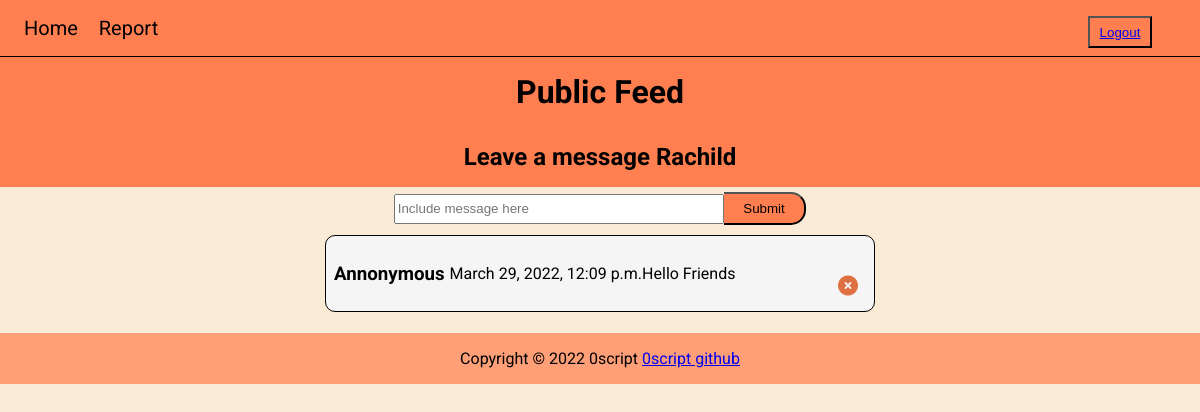
The page / (signed in) on the database its author committed.
### feedapp/models.py (models this page shows, shortened)
class User(AbstractUser):
    tel=models.CharField(max_length=30)
    pass

class Post(models.Model):
    user=models.ForeignKey(settings.AUTH_USER_MODEL, on_delete=models.CASCADE,default=22)
    text=models.CharField(max_length=280)
    date_posted=models.DateTimeField(auto_now_add=True)
    hidden=models.BooleanField(default=False)
    date_hiden=models.DateTimeField(blank=True,null=True)
    hidden_by=models.ForeignKey(settings.AUTH_USER_MODEL,
        on_delete=models.CASCADE,
        blank=True,
        null=True,
        related_name='Janny Who Hide+')

### feedapp/views.py (the view)
# urls.py: path('',index_view,name='index'),
def index_view(request,pk='',*args, **kwargs):
    template_name='feedapp/index.html'
    print(request.user)
    print('the id')
    print(request.user.id)
    form=PostForm(request.POST or None)
    posts=Post.objects.filter(hidden=False).order_by('-date_posted').all()
    if form.is_valid():
        print('is valid')
        form.save()
        form=PostForm()
    if request.user.is_authenticated:
        context={
            'username':request.user.username,
            'form':form,
            'posts':posts,
        }
    else:
        context={
            'username':'',
            'form':form,
            'posts':posts,
        }
    return render(request, template_name,context)

### feedapp/forms.py
class PostForm(forms.ModelForm):
    text=forms.CharField(
        max_length=255,
        required=True,
        label='',
        widget=forms.TextInput(
            attrs={
                'placeholder':'Include message here',
                'type':'input',
                'class':'message',
            }
        )
    )
    class Meta:
        model=Post
        fields=('text',)

### feedapp/templates/feedapp/index.html (shortened to what this page needs)
{% extends 'base.html' %}
    {% block main_title %}Public Feed{% endblock main_title %}
    {% block sub_title %}
        {% if user.username %}
            Leave a message {{ user.username }}
        {% else %}
            Leave a anonymous message ..
        {% endif %}
    {% endblock sub_title %}
    {% block content %}
        <div class="feed-container">
            {% include 'feedapp/postform.html' %}
            {%include 'feedapp/listpost.html' %}
    {% endblock %}

### feedapp/templates/feedapp/listpost.html (shortened to what this page needs)
<div class="contain-feed">
    {% for post in posts  %}
        <div class="feed">
			<div class="message-header">
				<h3 class="message-title">
					{{post.user}}
                </h3>
			    <p class="message-head-info">{{ post.date_posted }}</p>
				<div class="message">
					{{ post.text }}
				</div>
				<button><i class="fa-solid fa-circle-xmark"></i></button>
            </div>
        </div>
    {% endfor %}

### staticfiles/css/css.css (style rules this page uses)
* { box-sizing: border-box; }
body { font-family: 'Roboto', sans-serif; margin: 0; background-color: antiquewhite; }
div.feed { position: relative; border-radius: 10px; padding: 0.5rem; border: solid 1px black; margin: 5px; color: black; background-color: whitesmoke; }
div.message-header { display: flex; flex-direction: row; align-items: center; }
div.message-header h3 { margin-right: 5px; }
div.feed button { border: none; background-color: transparent; outline: none; position: absolute; right: 10px; top: 50%; color: #DE7044; font-size: 20px; }
form.postform input.message { width: 60%; height: 30px; }

### rows shown on the page
User: username "Rachild"
Post: user "Annonymous", date_posted "March 29, 2022, 12:09 p.m.", text "Hello Friends"
